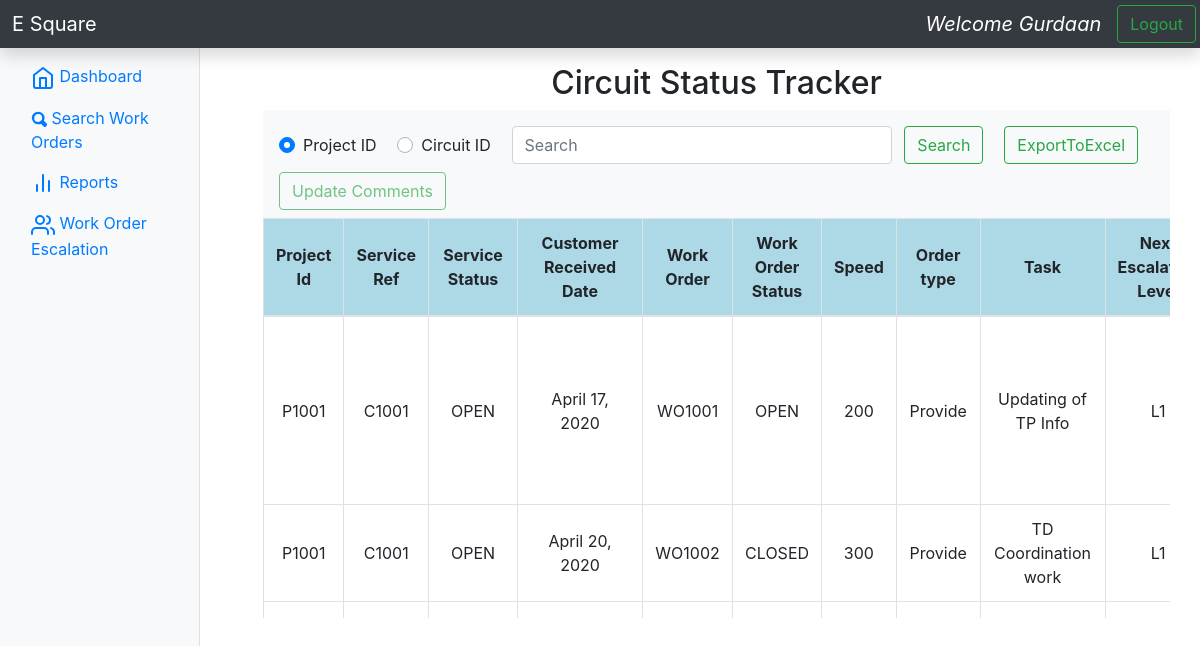
Page /Home/ProjectStatusTracker (signed in) on the committed database.
### SearchWo/models.py (models this page shows, shortened)
class Pegasus(models.Model):
    ProjectId = models.CharField(max_length=200)
    SvcNo = models.CharField(max_length=200)
    SvcOrderStatus = models.CharField(max_length=200)
    WorkOrder = models.CharField(max_length=200)
    WorkOrderStatus = models.CharField(max_length=200)
    CRD = models.DateField()
    Speed = models.CharField(max_length=200)
    Updates = models.CharField(max_length=200)
    task_name = models.TextField(db_column='Task_Name', blank=True, null=True)  # Field name made lowercase.
    next_escalation_level = models.CharField(db_column='Next_Escalation_Level', max_length=2, blank=True,
                                             null=True)  # Field name made lowercase.
    next_escalation_date = models.DateField(db_column='Next_Escalation_Date', blank=True,
                                            null=True)  # Field name made lowercase.
    escalation_history = models.TextField(db_column='Escalation_History', blank=True,
                                          null=True)  # Field name made lowercase.
    order_type = models.TextField(db_column='Order_Type', blank=True, null=True)  # Field name made lowercase.
    task_status = models.TextField(db_column='Task_Status', blank=True, null=True)
    class Meta:
        verbose_name_plural = "Pegasus Records"
        managed = False
        db_table = 'SearchWo_pegasus'

### StatusTracker/views.py (the view, shortened to what this page needs)
# urls.py: path('', views.StatusTracker, name='StatusTracker'),
@login_required(login_url='/')
def StatusTracker(request):
    username = request.user.get_username()
    global texta, O, a, new_dict, list_result, c, params, list_upd, Flag
    if request.POST.get('Logout'):
        logout(request)
        print("Logout")
        return redirect('/')
    if request.method == 'POST':
        SubmitCriteria = request.POST.get('Search', 'Export')
        if SubmitCriteria == "Search":
            searchcriteria = request.POST.get('Criteria', 'ProjectId')
            searchvalue = request.POST.get('text')
            SubmitComments = request.POST.get('Comments', 'UpdateComments')
            if searchcriteria == 'ProjectId':
                O = Pegasus.objects.filter(ProjectId=searchvalue).distinct()
                C = Pegasus.objects.filter(ProjectId=searchvalue).count()
            else:
                O = Pegasus.objects.filter(SvcNo=searchvalue).distinct()
                C = Pegasus.objects.filter(SvcNo=searchvalue).count()
            if C == 0:
                params['style'] = "alert-danger"
                params['msg'] = searchcriteria + " " + searchvalue + " not found"
            elif O.count() == 0:
                params['style'] = "alert-info"
                params['msg'] = searchcriteria + " " + searchvalue + " is not Open"
            else:
                params['msg'] = ''
            result = O.values('id')  # return ValuesQuerySet object
            list_result = [entry for entry in result]  # converts ValuesQuerySet into Python list
            upd = O.values('Updates')
            list_upd = [upd_entry for upd_entry in upd]
            res = [sub['Updates'] for sub in list_upd]
            if len(res) == 0 or res[0] == '':
                res = '-----'
                list_upd = res
            else:
                list_upd = res
            myDict = {}
            for Dict in list_result:
                for key in Dict:
                    new_dict[key] = Dict[key]
            from collections import ChainMap
            myDict = dict(ChainMap(*list_result))
            old_dict = dict((key, d[key]) for d in list_result for key in d)
            adict = {k: v for elem in list_result for (k, v) in elem.items()}
            a = O.filter(ProjectId=searchvalue)
            params['data'] = O
            params['Username'] = username
            params['Flag'] = 0
            return render(request, 'StatusTracker.html', params)
        if SubmitCriteria == 'Export':
            import xlwt
            from django.http import HttpResponse
            response = HttpResponse(content_type='application/ms-excel')
            response['Content-Disposition'] = 'attachment; filename="List of open work orders.xls"'
            wb = xlwt.Workbook(encoding='utf-8')
            ws = wb.add_sheet('Users Data')  # this will make a sheet named Users Data
            row_num = 0
            font_style = xlwt.XFStyle()
            font_style.font.bold = True
            columns = ['ProjectId', 'SvcNo', 'SvcOrderStatus', 'WorkOrder', 'WorkOrderStatus', 'CRD', 'Speed',
                       'Updates']
            for col_num in range(len(columns)):
                ws.write(row_num, col_num, columns[col_num], font_style)  # at 0 row 0 column
            font_style = xlwt.XFStyle()
            rows = O.values_list('ProjectId', 'SvcNo', 'SvcOrderStatus', 'WorkOrder',
                                 'WorkOrderStatus',
                                 'CRD', 'Speed', 'Updates')
            for row in rows:
                row_num += 1
                for col_num in range(len(row)):
                    ws.write(row_num, col_num, row[col_num], font_style)
            wb.save(response)
            return response
    elif request.method == 'GET':
        print("Inside elseif Flag value is" + str(Flag))
        area_req = dict(request.GET)
        print(area_req)
        print("area: ",area_req.get('area'))
        P = Pegasus.objects.all()
        if area_req.get('area') == None:
            Flag = 1
            P = Pegasus.objects.all()
            return render(request, 'StatusTracker.html',
                          {'msg': '', 'Username': username, 'Flag': Flag, 'DefaultDData': P})
    else:
        D = {'msg': '', 'Username': username, 'F': Flag, 'DefaultData': P}
        return render(request, 'StatusTracker.html', D)

### StatusTracker/templates/StatusTracker.html (shortened to what this page needs)
{% extends 'Base.html' %}
{% block content %}
<html>
<body>
<form method="Post">{% csrf_token %}
<div align="center">
<h2>Circuit Status Tracker</h2>
</div>
    <nav class="navbar navbar-light bg-light ">
        <form name="action" class="form-inline" method="post">{% csrf_token %}
            <div class="custom-control custom-radio custom-control-inline">
                <label class="custom-control-label" for="customRadioInline1">Project ID</label>
            </div>
            <div class="custom-control custom-radio custom-control-inline">
                <label class="custom-control-label" for="customRadioInline2">Circuit ID</label>
            </div>
            <input class="form-control mr-sm-2 my-2 " style="width:380px" name="text" type="search" placeholder="Search"
                   aria-label="Search">
            <button class="btn btn-outline-success my-2 my-sm-0" id="search"
                    onclick="document.getElementById('search').enabled = true" type="submit" name="Search"
                    value="Search">Search
            </button>
            <button type="submit" id="Export" name='Export' class="btn btn-outline-success mx-3" value="Export">
                ExportToExcel
            </button>
        </form>
<form method="get">
    <div align="right">
        <button type="submit" id='com' name='Comments ' class="btn btn-outline-success" value="UpdateComments"
                disabled>Update Comments
        </button>
    </div>
    </nav>
    {% if Flag > 0 %}
    <div style="height: 400px; overflow: auto" scrollable>
        <table class="table table-bordered table-hover">
                <thead>
                <tr>
                    <th class="align-middle text-center"> Project Id</th>
                     <th class="align-middle text-center"> Service Ref</th>
                     <th class="align-middle text-center"> Service Status</th>
                     <th class="align-middle text-center"> Customer Received Date</th>
                     <th class="align-middle text-center"> Work Order</th>
                     <th class="align-middle text-center"> Work Order Status</th>
                     <th class="align-middle text-center"> Speed</th>
                     <th class="align-middle text-center"> Order type</th>
                     <th class="align-middle text-center"> Task</th>
                     <th class="align-middle text-center"> Next Escalation Level</th>
                </tr>
            </thead>
                {% for item in DefaultDData %}
                <tr>
                    <td class="align-middle text-center">{{item.ProjectId}}</td>
                    <td class="align-middle text-center">{{item.SvcNo}}</td>
                    <td class="align-middle text-center">{{item.SvcOrderStatus}}</td>
                    <td class="align-middle text-center" style="min-width:125px">{{item.CRD}}</td>
                    <td class="align-middle text-center">{{item.WorkOrder}}</td>
                    <td class="align-middle text-center">{{item.WorkOrderStatus}}</td>
                    <td class="align-middle text-center">{{item.Speed}}</td>
                    <td class="align-middle text-center">{{item.order_type}}</td>
                    <td class="align-middle text-center"style="min-width:125px">{{item.task_name}}</td>
                    <td class="align-middle text-center">{{item.next_escalation_level}}</td>
                </tr>
            {% endfor %}
        </table>
    </div>
{% endif %}
</form>
{% endblock %}

### Home/templates/Base.html (shortened to what this page needs)
<!DOCTYPE html>
<html lang="en">
{% load static %}
<head>
    <link rel="stylesheet" href="https://stackpath.bootstrapcdn.com/bootstrap/4.4.1/css/bootstrap.min.css"
>
</head>
<body>
<nav class="noselect navbar navbar-dark fixed-top bg-dark flex-md-nowrap p-1 shadow justify-content-between ">
    <a class="navbar-brand ml-2">E Square</a>
    <form class="form-inline" method="POST">{% csrf_token %}
        <a class=" navbar-brand text-capitalize text-lowercase font-italic d-flex justify-content-end p-0">
            welcome {{ Username }} </a>
        <button class="btn btn-outline-success my-2 my-sm-0" type="submit" value="submit" name="Logout">Logout</button>
    </form>
</nav>
<div class="noselect container-fluid mt-5 ">
    <div class="row">
        <nav class="col-md-3 col-xl-2 md-2 bg-light border-right show bd-links list-group-flush " id="bd-docs-nav">
            <div class="sidebar-sticky ">
                <ul class="nav flex-column ">
                    <li class="nav-item">
                        <a class="nav-link active" href="/Home">
                            <svg width="24" height="24" viewBox="0 0 24 24" fill="none" stroke="currentColor"
                                 stroke-width="2" stroke-linecap="round" stroke-linejoin="round"
                                 class="feather feather-home">
                                <path d="M3 9l9-7 9 7v11a2 2 0 0 1-2 2H5a2 2 0 0 1-2-2z"></path>
                                <polyline points="9 22 9 12 15 12 15 22"></polyline>
                            </svg>
                            Dashboard <span class="sr-only">(current)</span>
                        </a>
                    </li>
                    <li class="nav-item">
                        <a class="nav-link" href="/Home/SearchWo">
                            Search Work Orders
                        </a>
                    </li>
                    <li class="nav-item" data-toggle="collapse" href="#Tracker">
                        <a class="nav-link" href="#">
                            Reports
                        </a>
                    </li>
                    <li class="nav-item">
                        <a class="nav-link" href="/Home/WorkOrderEscalation">
                            Work Order Escalation
                        </a>
                    </li>
                </ul>
            </div>
        </nav>
        <main class="col-md-9  col-xl-10  py-md-3 pl-md-5 bd-content" role="main">
            <div class="container-fluid">
                {% block content %}
                {% endblock %}
            </div>
        </main>
    </div>
</div>
</body>
</html>

### rows in the picture
Pegasus: ProjectId "P1001", SvcNo "C1001", SvcOrderStatus "OPEN", CRD "April 17, 2020", WorkOrder "WO1001", WorkOrderStatus "OPEN", Speed "200", order_type "Provide", task_name "Updating of TP Info", next_escalation_level "L1"
Pegasus: ProjectId "P1001", SvcNo "C1001", SvcOrderStatus "OPEN", CRD "April 20, 2020", WorkOrder "WO1002", WorkOrderStatus "CLOSED", Speed "300", order_type "Provide", task_name "TD Coordination work", next_escalation_level "L1"

### other values in the picture
{{ Username }} "Gurdaan"
